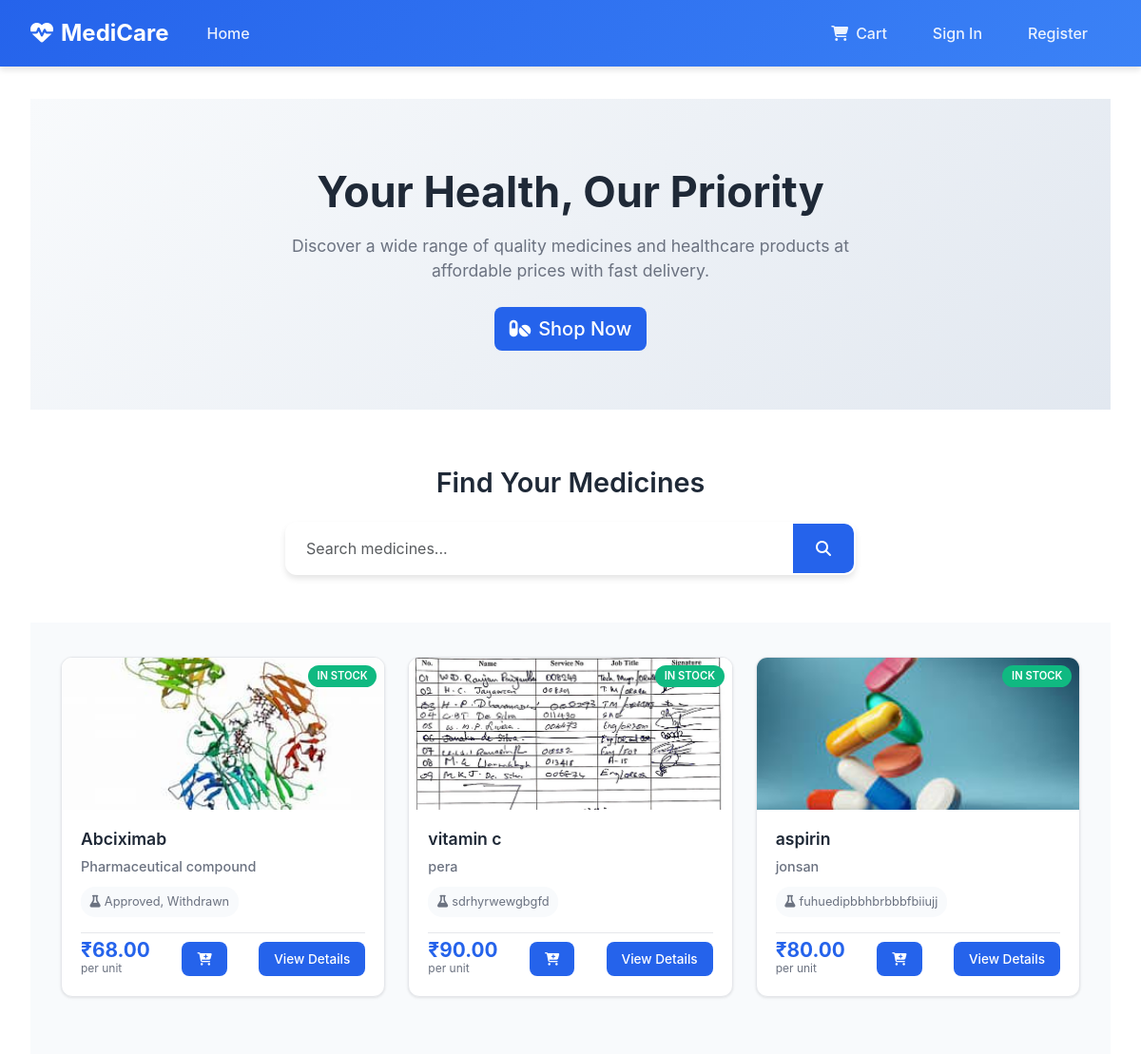
The app's page /, older data.
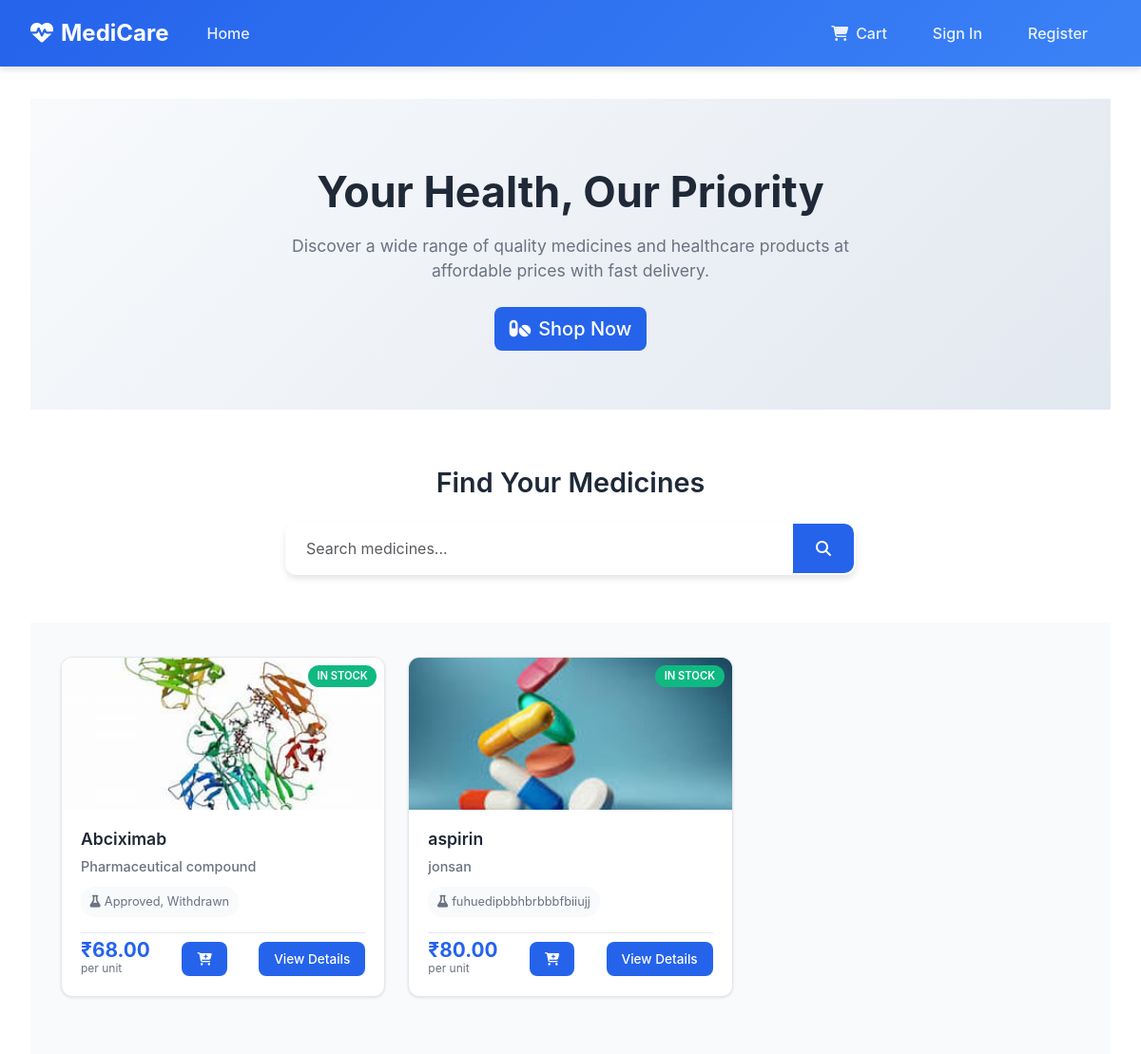
The same page, newer data.
### store/models.py (models this page shows, shortened)
class Medicine(models.Model):
    name = models.CharField(max_length=200)
    components = models.TextField()
    product_number = models.CharField(max_length=100, unique=True)
    quantity = models.PositiveIntegerField()
    company_name = models.CharField(max_length=200)
    power = models.CharField(max_length=50)
    price = models.DecimalField(max_digits=10, decimal_places=2, validators=[MinValueValidator(Decimal('0.01'))])
    image = models.ImageField(upload_to='medicines/')
    created_at = models.DateTimeField(auto_now_add=True)

### store/views.py (the view)
# urls.py: 2. Add a URL to urlpatterns:  path('', views.home, name='home')
def home(request):
    medicines = Medicine.objects.all().order_by('-created_at')[:12]
    query = request.GET.get('q', '')
    if query:
        medicines = Medicine.objects.filter(
            Q(name__icontains=query) |
            Q(company_name__icontains=query) |
            Q(components__icontains=query)
        )
    return render(request, 'home.html', {'medicines': medicines, 'query': query})

### templates/home.html (shortened to what this page needs)
{% extends 'base.html' %}
{% block content %}
<div class="hero-section">
    <div class="container-fluid">
        <div class="hero-content">
            <h1 class="hero-title">Your Health, Our Priority</h1>
            <p class="hero-subtitle">Discover a wide range of quality medicines and healthcare products at affordable prices with fast delivery.</p>
            <div class="hero-actions">
                <a href="#medicines" class="btn btn-primary btn-lg">
                    <i class="fas fa-pills me-2"></i>Shop Now
                </a>
            </div>
        </div>
    </div>
</div>
<div class="search-section" id="medicines">
    <div class="container-fluid">
        <div class="search-wrapper">
            <h2 class="text-center">Find Your Medicines</h2>
            <div class="search-container">
                <form method="GET" action="{% url 'home' %}" class="search-form">
                    <div class="input-group">
                       <input type="text"
                                name="q"
                                class="form-control search-input"
                                placeholder="Search medicines..."
                                value="{{query}}"
                                autocomplete="off"
                                required>
                        <button class="btn btn-primary search-btn" type="submit">
                            <i class="fas fa-search"></i>
                        </button>
                    </div>
                </form>
            </div>
        </div>
    </div>
</div>
<div class="medicines-section">
    <div class="container-fluid">
        {% if medicines %}
            <div class="medicines-grid">
                {% for medicine in medicines %}
                <div class="medicine-card">
                    <div class="medicine-image">
                        {% if medicine.image %}
                            <img src="{{ medicine.image.url }}" alt="{{ medicine.name }}" loading="lazy">
                        {% else %}
                            <div class="no-image">
                                <i class="fas fa-pills"></i>
                            </div>
                        {% endif %}
                        {% if medicine.quantity <= 5 and medicine.quantity > 0 %}
                            <span class="stock-badge low-stock">Low Stock</span>
                        {% elif medicine.quantity > 0 %}
                            <span class="stock-badge in-stock">In Stock</span>
                        {% else %}
                            <span class="stock-badge out-stock">Out of Stock</span>
                        {% endif %}
                    </div>
                    <div class="medicine-content">
                        <h3 class="medicine-name">{{ medicine.name }}</h3>
                        <p class="medicine-company">{{ medicine.company_name }}</p>
                        <div class="medicine-components">
                            <small><i class="fas fa-flask me-1"></i>{{ medicine.components }}</small>
                        </div>
                        <div class="medicine-footer">
                            <div class="medicine-price">
                                <span class="price">₹{{ medicine.price }}</span>
                                <small class="per-unit">per unit</small>
                            </div>
                            <form method="post" action="{% url 'add_to_cart' medicine.id %}">
                                <button type="submit" class="btn btn-primary btn-sm view-btn" title="Add to Cart">
                                    <i class="fas fa-cart-plus"></i>
                                </button>
                            </form>
                            <a href="/medicine/{{ medicine.id }}/" class="btn btn-primary btn-sm view-btn">
                                View Details
                            </a>
                        </div>
                    </div>
                </div>
                {% endfor %}
            </div>
        {% endif %}
    </div>
</div>
{% endblock %}

### templates/base.html (shortened to what this page needs)
<!DOCTYPE html>
<html lang="en">
<head>
    <link href="https://cdn.jsdelivr.net/npm/bootstrap@5.3.0/dist/css/bootstrap.min.css" rel="stylesheet">
    <link href="https://cdnjs.cloudflare.com/ajax/libs/font-awesome/6.4.0/css/all.min.css" rel="stylesheet">
</head>
<body>
    <nav class="navbar navbar-expand-lg navbar-dark">
    <div class="container-fluid">
        <a class="navbar-brand" href="{% url 'home' %}">
            <i class="fas fa-heartbeat me-2"></i>MediCare
        </a>
        <div class="collapse navbar-collapse" id="navbarNav">
            <ul class="navbar-nav me-auto">
                <li class="nav-item">
                    <a class="nav-link" href="{% url 'home' %}">Home</a>
                </li>
            </ul>
            <ul class="navbar-nav">
                <li class="nav-item">
                    <a class="nav-link cart-link" href="{% url 'cart_view' %}">
                        <i class="fas fa-shopping-cart"></i>
                        <span>Cart</span>
                    </a>
                </li>
                {% if user.is_authenticated %}
                <li class="nav-item dropdown">
                    <a class="nav-link dropdown-toggle user-dropdown-toggle" href="#" id="userDropdown" role="button" data-bs-toggle="dropdown" aria-expanded="false">
                        <div class="user-avatar">
                            <i class="fas fa-user"></i>
                        </div>
                        <span>{{ user.username }}</span>
                    </a>
                    <ul class="dropdown-menu dropdown-menu-end" aria-labelledby="userDropdown">
                        <li>
                            <a class="dropdown-item" href="{% url 'profile' %}">
                                <i class="fas fa-user"></i>
                                <span>Profile</span>
                            </a>
                        </li>
                        <li><hr class="dropdown-divider"></li>
                        <li>
                            <form method="POST" action="{% url 'logout' %}" class="logout-form">
                                {% csrf_token %}
                                <button type="submit" class="logout-btn">
                                    <i class="fas fa-sign-out-alt"></i>
                                    <span>Logout</span>
                                </button>
                            </form>
                        </li>
                    </ul>
                </li>
                {% else %}
                <li class="nav-item">
                    <a class="nav-link" href="{% url 'login' %}">Sign In</a>
                </li>
                <li class="nav-item">
                    <a class="nav-link" href="{% url 'register' %}">Register</a>
                </li>
                {% endif %}
            </ul>
        </div>
    </div>
</nav>
    <div class="container-fluid mt-4">
        {% block content %}
        {% endblock %}
    </div>
</body>
</html>

### templates/base.html (style rules this page uses)
:root { --primary-color: #2563eb; --secondary-color: #10b981; --accent-color: #f59e0b; --danger-color: #ef4444; --dark-color: #1f2937; --light-color: #f8fafc; --border-color: #e5e7eb; --text-muted: #6b7280; --shadow-sm: 0 1px 3px rgba(0,0,0,0.1); --shadow-md: 0 4px 6px rgba(0,0,0,0.1); --shadow-lg: 0 10px 25px rgba(0,0,0,0.1); }
body { font-family: 'Inter', -apple-system, BlinkMacSystemFont, sans-serif; background-color: #ffffff; padding-top: 80px; }
.navbar { background: linear-gradient(135deg, var(--primary-color) 0%, #3b82f6 100%); box-shadow: var(--shadow-md); padding: 0.75rem 0; position: fixed; top: 0; left: 0; right: 0; z-index: 1030; }
.navbar-brand { color: white !important; font-weight: 700; font-size: 1.5rem; }
.navbar-nav .nav-link { color: rgba(255, 255, 255, 0.9) !important; font-weight: 500; margin: 0 0.5rem; padding: 0.5rem 1rem !important; border-radius: 8px; transition: all 0.3s ease; display: flex; align-items: center; }
.cart-link { display: flex; align-items: center; gap: 0.5rem; }
.btn { border-radius: 8px; font-weight: 500; transition: all 0.3s ease; }
.btn-primary { background: var(--primary-color); border: none; }
.container-fluid { padding: 0 2rem; }

### templates/home.html (style rules this page uses)
.hero-section { background: linear-gradient(135deg, #f8fafc 0%, #e2e8f0 100%); padding: 40px 0 30px; margin-bottom: 30px; }
.hero-content { text-align: center; padding: 2rem 1rem; }
.hero-title { font-size: 2.8rem; font-weight: 700; color: var(--dark-color); margin-bottom: 1rem; line-height: 1.2; }
.hero-subtitle { font-size: 1.1rem; color: var(--text-muted); margin-bottom: 1.5rem; line-height: 1.5; max-width: 600px; margin-left: auto; margin-right: auto; }
.hero-actions { display: flex; gap: 1rem; justify-content: center; flex-wrap: wrap; }
.search-section { padding: 30px 0; background: white; margin-bottom: 20px; }
.search-wrapper h2 { font-weight: 600; color: var(--dark-color); font-size: 1.8rem; margin-bottom: 1.5rem; }
.search-container { max-width: 600px; margin: 0 auto; }
.search-form { width: 100%; }
.search-form .input-group { box-shadow: var(--shadow-md); border-radius: 12px; overflow: hidden; border: 2px solid transparent; transition: all 0.3s ease; }
.search-input { border: none !important; padding: 0.875rem 1.25rem; font-size: 1rem; background: #fff; outline: none !important; box-shadow: none !important; }
.search-btn { padding: 0.875rem 1.5rem; border: none; background: var(--primary-color); color: white; transition: all 0.3s ease; }
.medicines-section { padding: 20px 0 60px; background: #f8fafc; }
.medicines-grid { display: grid; grid-template-columns: repeat(auto-fill, minmax(280px, 1fr)); gap: 1.5rem; margin-top: 1rem; }
.medicine-card { background: white; border-radius: 12px; box-shadow: var(--shadow-sm); overflow: hidden; transition: all 0.3s ease; border: 1px solid var(--border-color); height: fit-content; }
.medicine-image { position: relative; height: 160px; background: var(--light-color); display: flex; align-items: center; justify-content: center; overflow: hidden; }
.medicine-image img { width: 100%; height: 100%; object-fit: cover; }
.stock-badge { position: absolute; top: 8px; right: 8px; padding: 0.2rem 0.6rem; border-radius: 15px; font-size: 0.7rem; font-weight: 600; text-transform: uppercase; }
.in-stock { background: var(--secondary-color); color: white; }
.medicine-content { padding: 1.25rem; }
.medicine-name { font-size: 1.1rem; font-weight: 600; color: var(--dark-color); margin-bottom: 0.4rem; line-height: 1.3; }
.medicine-company { color: var(--text-muted); font-weight: 500; margin-bottom: 0.6rem; font-size: 0.9rem; }
.medicine-components { margin-bottom: 1rem; }
.medicine-components small { color: var(--text-muted); background: var(--light-color); padding: 0.4rem 0.6rem; border-radius: 15px; display: inline-block; font-size: 0.8rem; }
.medicine-footer { display: flex; justify-content: space-between; align-items: center; padding-top: 0.5rem; border-top: 1px solid var(--border-color); }
.medicine-price { display: flex; flex-direction: column; }
.medicine-price .price { font-size: 1.3rem; font-weight: 700; color: var(--primary-color); line-height: 1; }
.medicine-price .per-unit { color: var(--text-muted); font-size: 0.75rem; }
.view-btn { padding: 0.5rem 1rem; font-size: 0.85rem; border-radius: 8px; text-decoration: none; transition: all 0.3s ease; }
.container-fluid { max-width: 1400px; margin: 0 auto; }

Row changes from the older to the newer data that the page shows:
removed Medicine: image (picture), quantity "IN STOCK", name "vitamin c", company_name "pera", components "sdrhyrwewgbgfd", price "90.00"
